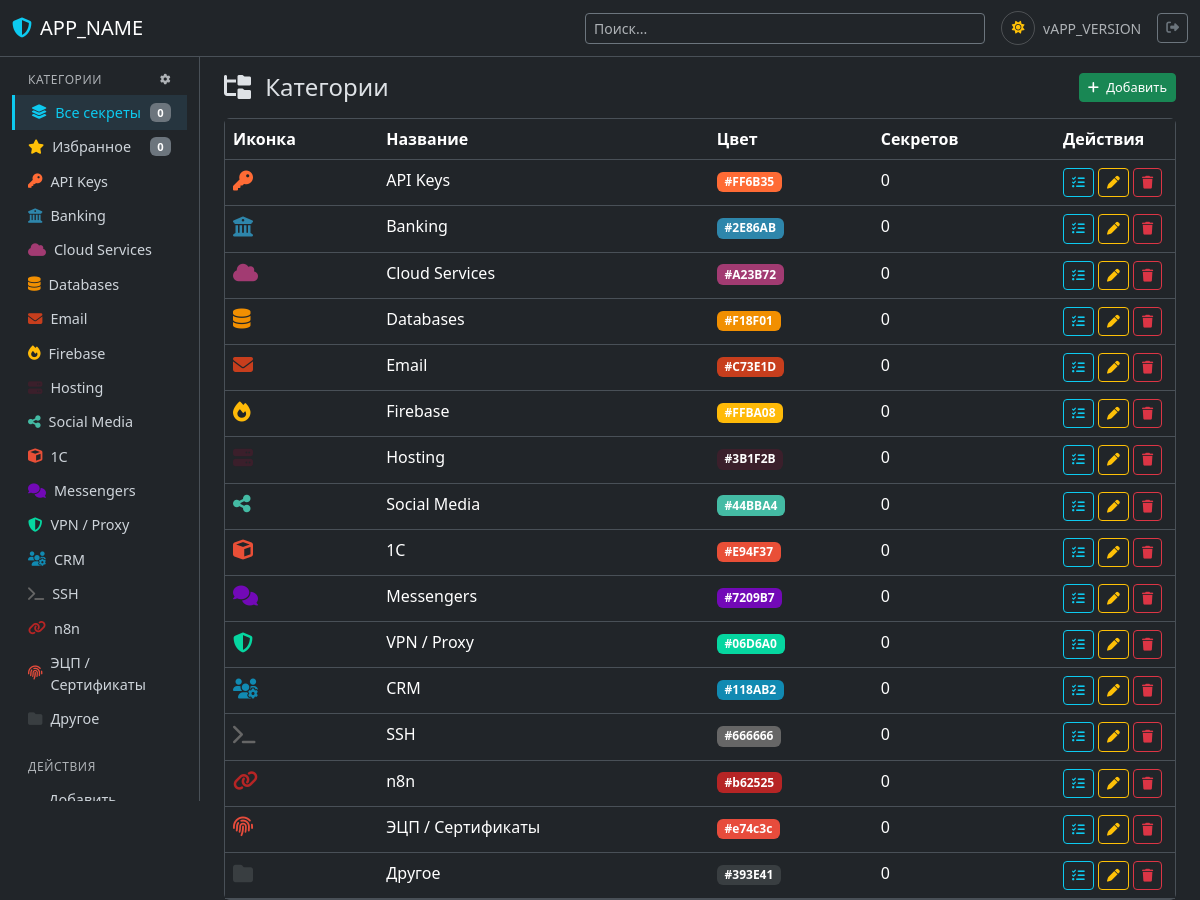
The page /pages/categories.php (signed in) on the database its author committed.
### tables this page shows
CREATE TABLE IF NOT EXISTS `categories` (
    `id` INT UNSIGNED NOT NULL AUTO_INCREMENT PRIMARY KEY,
    `name` VARCHAR(100) NOT NULL,
    `icon` VARCHAR(50) NULL,
    `color` VARCHAR(7) NULL,
    `sort_order` INT NOT NULL DEFAULT 0,
    `created_at` DATETIME NOT NULL DEFAULT CURRENT_TIMESTAMP,
    UNIQUE KEY `uk_name` (`name`)
);

### bootstrap.php (called while the page is built, shortened)
<?php
spl_autoload_register(function ($className) {
    $file = __DIR__ . '/classes/' . $className . '.php';
});

### classes/Database.php (called while the page is built, shortened)
<?php
class Database {
    private static ?Database $instance = null;
    private PDO $pdo;
    private function __construct() {
        $dsn = 'mysql:host=' . DB_HOST . ';dbname=' . DB_NAME . ';charset=utf8mb4';
        $this->pdo = new PDO($dsn, DB_USER, DB_PASS, [
            PDO::ATTR_ERRMODE            => PDO::ERRMODE_EXCEPTION,
            PDO::ATTR_DEFAULT_FETCH_MODE => PDO::FETCH_ASSOC,
            PDO::ATTR_EMULATE_PREPARES   => false,
        ]);
    }
    public static function getInstance(): self {
        if (self::$instance === null) {
            self::$instance = new self();
        }
        return self::$instance;
    }
    public function query(string $sql, array $params = []): PDOStatement {
        $stmt = $this->pdo->prepare($sql);
        $stmt->execute($params);
        return $stmt;
    }
    public function fetchAll(string $sql, array $params = []): array {
        return $this->query($sql, $params)->fetchAll();
    }
    public function fetchColumn(string $sql, array $params = []): mixed {
        return $this->query($sql, $params)->fetchColumn();
    }
}

### classes/CategoryService.php (called while the page is built, shortened)
<?php
class CategoryService {
    private Database $db;
    public function __construct() {
        $this->db = Database::getInstance();
    }
    public function getAll(): array {
        return $this->db->fetchAll("
            SELECT c.*,
                   (SELECT COUNT(*) FROM secrets s WHERE s.category_id = c.id) AS secret_count
            FROM categories c
            ORDER BY c.sort_order, c.name
        ");
    }
}

### classes/SecretService.php (called while the page is built, shortened)
<?php
class SecretService {
    private Database $db;
    public function __construct() {
        $this->db = Database::getInstance();
    }
    public function getStats(): array {
        return [
            'total' => (int)$this->db->fetchColumn("SELECT COUNT(*) FROM secrets"),
            'favorites' => (int)$this->db->fetchColumn("SELECT COUNT(*) FROM secrets WHERE is_favorite = 1"),
            'fields' => (int)$this->db->fetchColumn("SELECT COUNT(*) FROM secret_fields"),
            'categories_used' => (int)$this->db->fetchColumn("SELECT COUNT(DISTINCT category_id) FROM secrets WHERE category_id IS NOT NULL"),
        ];
    }
}

### pages/categories.php (the view, shortened to what this page needs)
<?php
require_once __DIR__ . '/../bootstrap.php';
$categoryService = new CategoryService();
$secretService = new SecretService();
$categories = $categoryService->getAll();
$stats = $secretService->getStats();
?>
<div class="d-flex justify-content-between align-items-center mb-3">
    <h4 class="mb-0"><i class="fas fa-folder-tree me-2"></i> Категории</h4>
    <button class="btn btn-success btn-sm" data-bs-toggle="modal" data-bs-target="#categoryModal"
            onclick="resetCategoryForm()">
        <i class="fas fa-plus me-1"></i> Добавить
    </button>
</div>
<div class="card">
    <div class="table-responsive">
        <table class="table table-hover mb-0">
            <thead>
                <tr>
                    <th>Иконка</th>
                    <th>Название</th>
                    <th>Цвет</th>
                    <th>Секретов</th>
                    <th style="width:120px">Действия</th>
                </tr>
            </thead>
            <tbody>
                <?php foreach ($categories as $cat): ?>
                    <tr>
                        <td>
                            <i class="fas <?= htmlspecialchars($cat['icon'] ?? 'fa-folder') ?> fa-lg"
                               style="color: <?= htmlspecialchars($cat['color'] ?? '#888') ?>"></i>
                        </td>
                        <td><?= htmlspecialchars($cat['name']) ?></td>
                        <td>
                            <?php if ($cat['color']): ?>
                                <span class="badge" style="background-color: <?= htmlspecialchars($cat['color']) ?>">
                                    <?= htmlspecialchars($cat['color']) ?>
                                </span>
                            <?php endif; ?>
                        </td>
                        <td><?= $cat['secret_count'] ?></td>
                        <td>
                            <button class="btn btn-outline-info btn-sm" title="Шаблон полей"
                                    onclick="editTemplates(<?= $cat['id'] ?>, '<?= htmlspecialchars($cat['name'], ENT_QUOTES) ?>')">
                                <i class="fas fa-list-check"></i>
                            </button>
                            <button class="btn btn-outline-warning btn-sm"
                                    onclick="editCategory(<?= htmlspecialchars(json_encode($cat)) ?>)">
                                <i class="fas fa-pen"></i>
                            </button>
                            <?php if ($cat['secret_count'] == 0): ?>
                                <form method="POST" class="d-inline"
                                      onsubmit="return confirm('Удалить категорию?')">
                                    <button type="submit" class="btn btn-outline-danger btn-sm">
                                        <i class="fas fa-trash"></i>
                                    </button>
                                </form>
                            <?php endif; ?>
                        </td>
                    </tr>
                <?php endforeach; ?>
            </tbody>
        </table>
    </div>
</div>
<?php
$content = ob_get_clean();
include __DIR__ . '/../templates/layout.php';

### templates/layout.php (shortened to what this page needs)
<!DOCTYPE html>
<html lang="ru" data-bs-theme="dark">
<head>
    <link href="https://cdn.jsdelivr.net/npm/bootstrap@5.3.3/dist/css/bootstrap.min.css" rel="stylesheet">
    <link href="https://cdnjs.cloudflare.com/ajax/libs/font-awesome/6.4.2/css/all.min.css" rel="stylesheet">
    <link href="/local_secrets/assets/css/app.css" rel="stylesheet">
</head>
<body>
    <?php include __DIR__ . '/header.php'; ?>
    <div class="container-fluid">
        <div class="row">
            <nav class="col-md-3 col-lg-2 d-md-block sidebar collapse" id="sidebarMenu">
                <div class="position-sticky pt-3">
                    <h6 class="sidebar-heading d-flex justify-content-between align-items-center px-3 mb-2 text-muted">
                        <span>Категории</span>
                        <a href="/local_secrets/pages/categories.php" class="text-muted" title="Управление">
                        </a>
                    </h6>
                    <ul class="nav flex-column">
                        <li class="nav-item">
                            <a class="nav-link <?= empty($_GET['cat']) && empty($_GET['fav']) ? 'active' : '' ?>"
                               href="/local_secrets/index.php">
                                <i class="fas fa-layer-group me-2"></i> Все секреты
                                <?php if (isset($stats)): ?>
                                    <span class="badge bg-secondary ms-auto"><?= $stats['total'] ?></span>
                                <?php endif; ?>
                            </a>
                        </li>
                        <li class="nav-item">
                            <a class="nav-link <?= !empty($_GET['fav']) ? 'active' : '' ?>"
                               href="/local_secrets/index.php?fav=1">
                                <i class="fas fa-star me-2 text-warning"></i> Избранное
                                <?php if (isset($stats)): ?>
                                    <span class="badge bg-secondary ms-auto"><?= $stats['favorites'] ?></span>
                                <?php endif; ?>
                            </a>
                        </li>
                        <?php if (isset($categories)): ?>
                            <?php foreach ($categories as $cat): ?>
                                <li class="nav-item">
                                    <a class="nav-link <?= ($_GET['cat'] ?? '') == $cat['id'] ? 'active' : '' ?>"
                                       href="/local_secrets/index.php?cat=<?= $cat['id'] ?>">
                                        <i class="fas <?= htmlspecialchars($cat['icon'] ?? 'fa-folder') ?> me-2"
                                           style="color: <?= htmlspecialchars($cat['color'] ?? '#888') ?>"></i>
                                        <?= htmlspecialchars($cat['name']) ?>
                                    </a>
                                </li>
                            <?php endforeach; ?>
                        <?php endif; ?>
                    </ul>
                    <h6 class="sidebar-heading d-flex justify-content-between align-items-center px-3 mt-4 mb-2 text-muted">
                        <span>Действия</span>
                    </h6>
                    <ul class="nav flex-column mb-2">
                        <li class="nav-item">
                            <a class="nav-link" href="/local_secrets/pages/secret_form.php">
                                <i class="fas fa-plus me-2 text-success"></i> Добавить вручную
                            </a>
                        </li>
                    </ul>
                </div>
            </nav>
            <main class="col-md-9 ms-sm-auto col-lg-10 px-md-4 pt-3">
                <?= $content ?? '' ?>
            </main>
        </div>
    </div>
    <div class="toast-container position-fixed bottom-0 end-0 p-3">
    </div>
</body>
</html>

### templates/header.php (shortened to what this page needs)
<nav class="navbar navbar-expand-md border-bottom" data-bs-theme="dark">
    <div class="container-fluid">
        <a class="navbar-brand" href="/local_secrets/index.php">
            <i class="fas fa-shield-halved me-2 text-info"></i><?= APP_NAME ?>
        </a>
        <div class="d-flex align-items-center">
            <div class="position-relative me-3">
                <input type="text" class="form-control form-control-sm border-secondary"
                       id="globalSearch" placeholder="Поиск..." style="width: 400px;">
            </div>
            <button class="btn btn-sm me-2 theme-toggle" id="themeToggle" title="Сменить тему" onclick="toggleTheme()">
                <i class="fas fa-sun" id="themeIcon"></i>
            </button>
            <span class="text-muted small me-3">v<?= APP_VERSION ?></span>
            <a href="/local_secrets/logout.php" class="btn btn-outline-secondary btn-sm" title="Выход">
                <i class="fas fa-right-from-bracket"></i>
            </a>
        </div>
    </div>
</nav>

### assets/css/app.css (style rules this page uses)
.sidebar { position: sticky; top: 56px; height: calc(100vh - 56px); overflow-y: auto; border-right: 1px solid var(--bs-border-color); }
[data-bs-theme="dark"] .sidebar { background: var(--bs-dark); }
.sidebar .nav-link { padding: 0.4rem 1rem; font-size: 0.9rem; display: flex; align-items: center; }
[data-bs-theme="dark"] .sidebar .nav-link { color: var(--bs-gray-400); }
.sidebar .nav-link.active { color: var(--bs-info); background: rgba(79, 195, 247, 0.1); border-left: 3px solid var(--bs-info); }
.sidebar .badge { font-size: 0.7rem; }
.sidebar-heading { font-size: 0.75rem; text-transform: uppercase; letter-spacing: 0.05em; }
.navbar { background-color: var(--bs-dark) !important; }
.table-hover tbody tr { transition: background 0.15s; }
.card { border-color: var(--bs-border-color); }
a, button, .btn { transition: all 0.15s ease-in-out; }
.btn-sm { font-size: 0.8rem; }
.theme-toggle { color: #ffc107; border: 1px solid rgba(255,255,255,0.2); background: transparent; width: 34px; height: 34px; display: flex; align-items: center; justify-content: center; border-radius: 50%; transition: all 0.2s; }

### rows shown on the page
categories: name "API Keys", color "#FF6B35", secret_count "0"
categories: name "Banking", color "#2E86AB", secret_count "0"
categories: name "Cloud Services", color "#A23B72", secret_count "0"
categories: name "Databases", color "#F18F01", secret_count "0"
categories: name "Email", color "#C73E1D", secret_count "0"
categories: name "Firebase", color "#FFBA08", secret_count "0"
categories: name "Hosting", color "#3B1F2B", secret_count "0"
categories: name "Social Media", color "#44BBA4", secret_count "0"
categories: name "1С", color "#E94F37", secret_count "0"
categories: name "Messengers", color "#7209B7", secret_count "0"
categories: name "VPN / Proxy", color "#06D6A0", secret_count "0"
categories: name "CRM", color "#118AB2", secret_count "0"
categories: name "SSH", color "#666666", secret_count "0"
categories: name "n8n", color "#b62525", secret_count "0"
categories: name "ЭЦП / Сертификаты", color "#e74c3c", secret_count "0"
categories: name "Другое", color "#393E41", secret_count "0"

### other values the page prints
APP_NAME "APP_NAME"
APP_VERSION "APP_VERSION"
$stats['total'] "0"
$stats['favorites'] "0"
